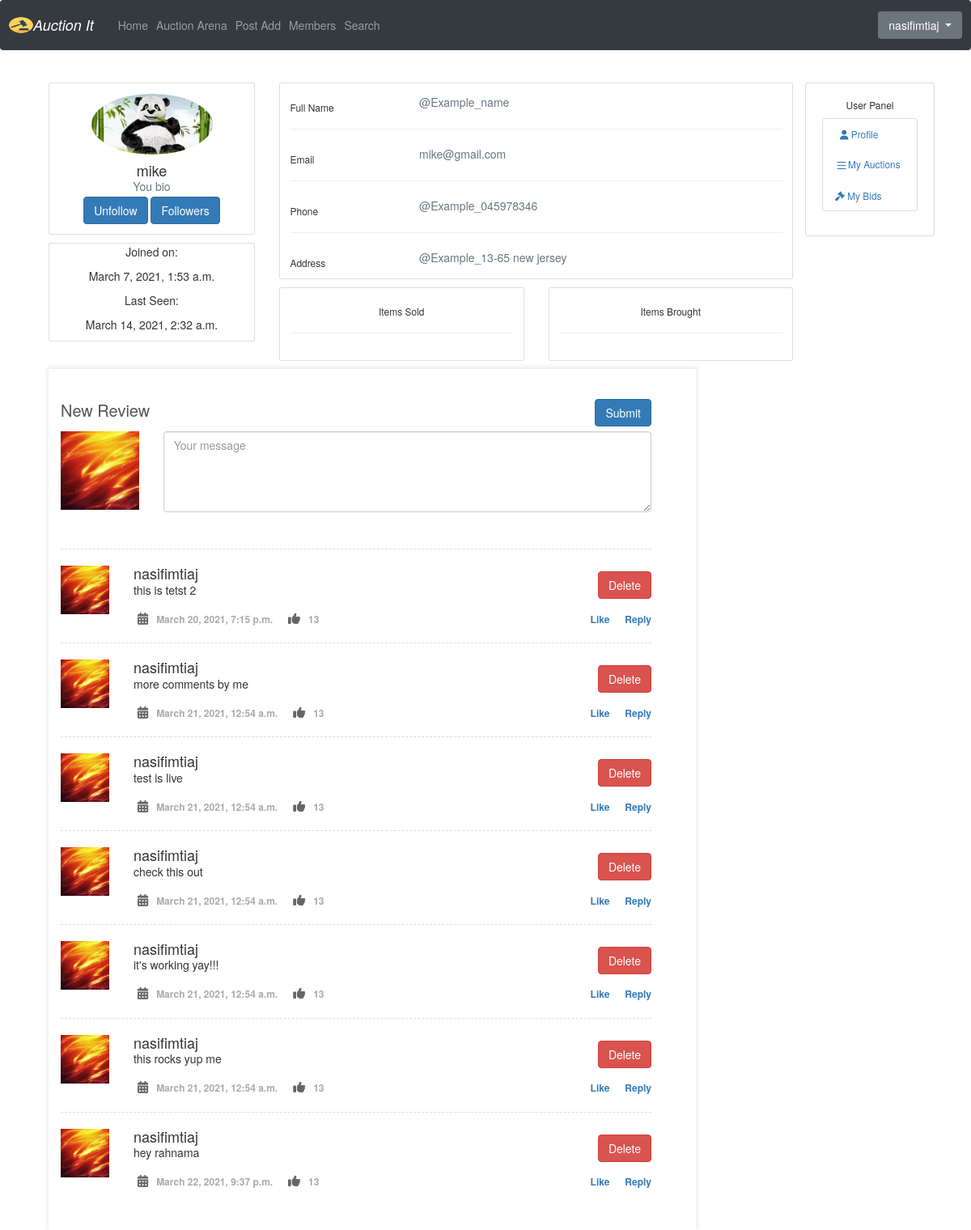
The page /center/3/ (signed in) on the database as committed earlier.
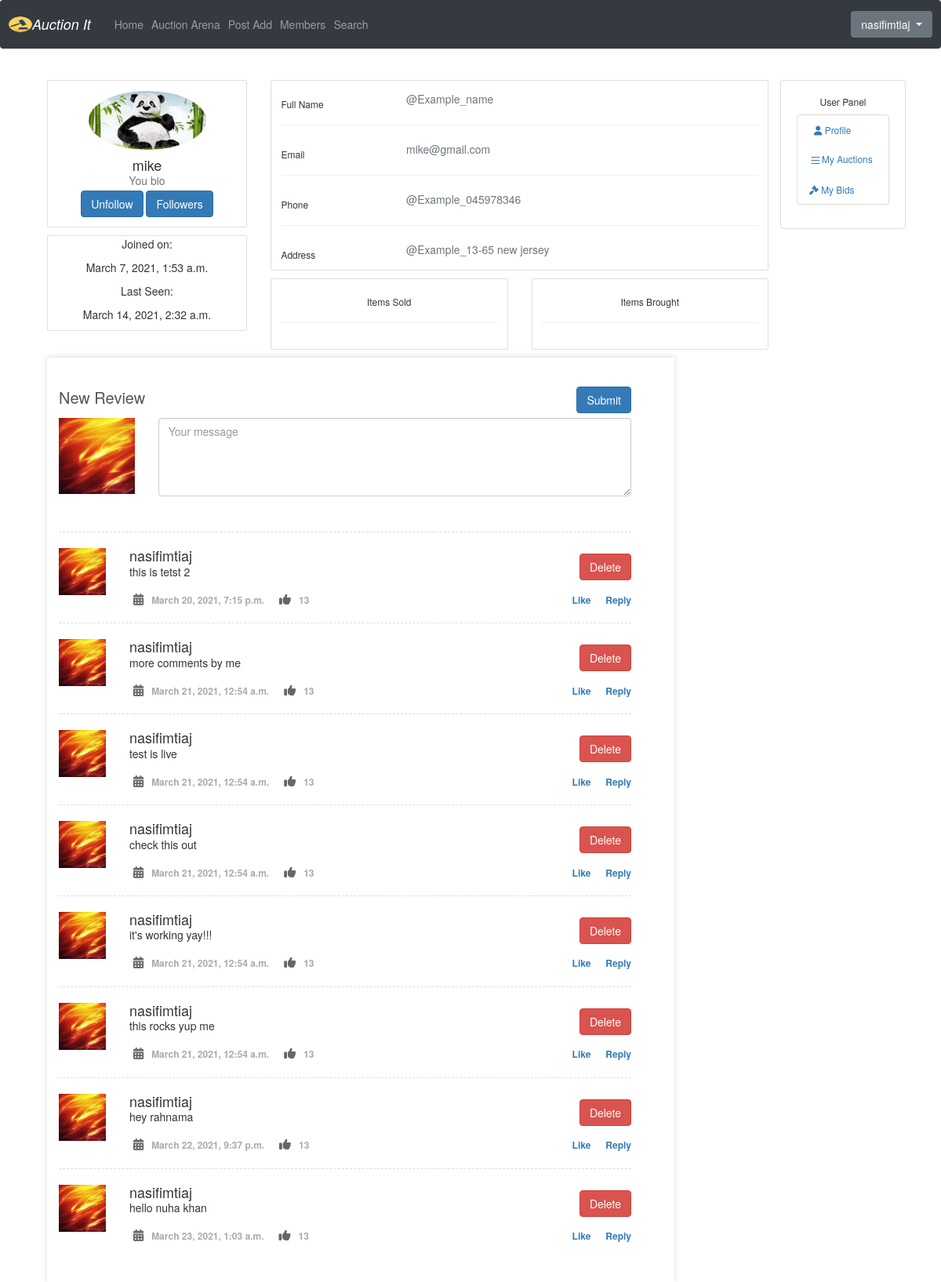
The same page on the database as committed later.
### core/models.py (models this page shows)
class Review(models.Model):
    reviewed_to = models.ForeignKey(User,related_name="reviewed_to",on_delete=models.CASCADE)
    reviewed_by = models.ForeignKey(User,related_name="reviewed_by",on_delete=models.CASCADE)
    text = models.TextField()
    date_posted = models.DateTimeField(default=timezone.now)

### users/models.py (models this page shows, shortened)
class Profile(models.Model):
    user = models.OneToOneField(User, on_delete=models.CASCADE)
    image = models.ImageField(default='default.jpg', upload_to='profile_pics')
    full_name = models.CharField(default='@Example_name', max_length=100)
    phone_number =  models.TextField(default='@Example_045978346')
    address = models.TextField(default='@Example_13-65 new jersey')
    last_active = models.DateTimeField(blank=True, null=True)
    bio = models.TextField(default='You bio')
    @property
    def update_last_active(self):
        self.last_active = timezone.now()
        self.save()
        return self.user.username
    def save(self, *args, **kwargs):
        super().save(*args, **kwargs)
        img = Image.open(self.image.path)
        if img.height > 200 or img.width > 200:
            output_size = (200, 200)
            img.thumbnail(output_size)
            img.save(self.image.path)

### center/views.py (the view)
# urls.py: path('center/<int:pk>/', PofileDetailView.as_view(), name='user_profile'),
class PofileDetailView(DetailView):
    template_name = 'center/user_profile.html'
    model = User
    context_object_name = "v_user"
    form_class = ReviewForm
    def get_context_data(self, **kwargs):
        context = super().get_context_data(**kwargs)
        context['is_follower'] = self.object.following.filter(followed_by=self.request.user).exists()
        context.update({
        'broughts' : Bets.objects.filter(better=self.kwargs.get('pk'), is_accepted=True),
        'solds' : Bets.objects.filter(item__owner=self.kwargs.get('pk'), is_accepted=True),
        'reviews' : Review.objects.filter(reviewed_to = self.kwargs.get('pk') ),
        'followings' : Follower.objects.filter(followed_by = self.request.user ),
        'form2': self.form_class()
        })
        return context

### core/forms.py
class ReviewForm(forms.ModelForm):
    class Meta:
        model = Review
        fields = ['text']

### center/templates/center/user_profile.html (shortened to what the changed rows need)
{% extends 'center/base.html' %}
    {% block content %}
<head>
    <link href="https://maxcdn.bootstrapcdn.com/font-awesome/4.3.0/css/font-awesome.min.css" rel="stylesheet">
</head>
     <div class="container">
<section class="content-item" id="comments" >
    <div class="container">
    	<div class="row">
            <div class="col-sm-8">
            {% for review in reviews %}
                <div class="media">
                    <a class="pull-left" href="#"><img class="media-object" src="{{ review.reviewed_by.profile.image.url }}" alt=""></a>
                    <div class="media-body">
                        <h4 class="media-heading">{{review.reviewed_by}}  <a class="btn btn-danger btn-sm-0 pull-right" href="{% url 'center:delete_review_confirm' review.id %}">Delete</a></h4>
                        <p>{{review.text}}</p>
                        <ul class="list-unstyled list-inline media-detail pull-left">
                            <li><i class="fa fa-calendar"></i>{{review.date_posted}}</li>
                            <li><i class="fa fa-thumbs-up"></i>13</li>
                        </ul>
                        <ul class="list-unstyled list-inline media-detail pull-right">
                            <li class=""><a href="">Like</a></li>
                            <li class=""><a href="">Reply</a></li>
                        </ul>
                    </div>
                </div>
                {% endfor %}
            </div>
        </div>
    </div>
</section>
    </div>
    {% endblock content %}

Rows that differ between the two databases and show on the page:
added Review: reviewed_by.profile.image (picture), reviewed_by "nasifimtiaj", text "hello nuha khan", date_posted "March 23, 2021, 1:03 a.m."
